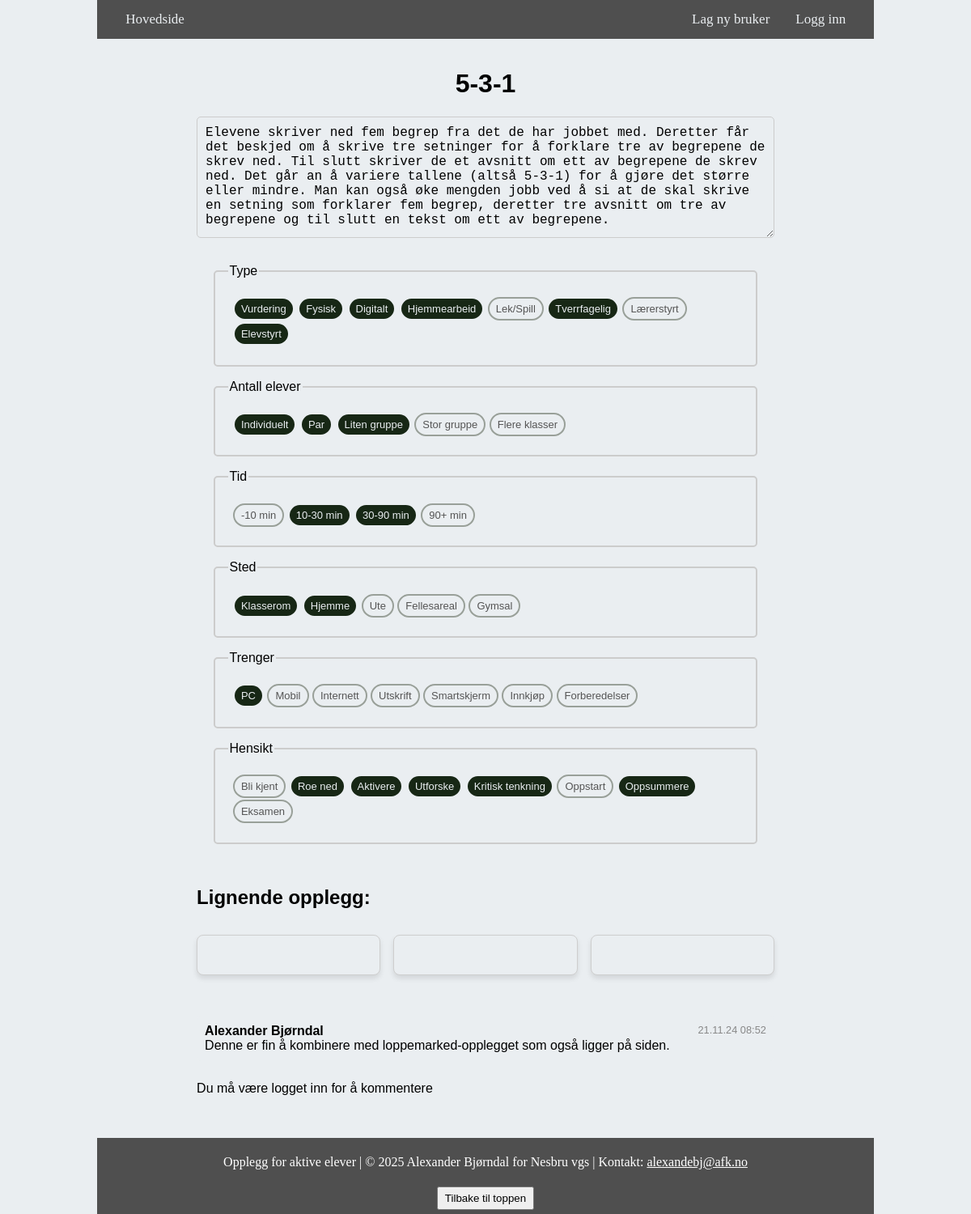
Before: /se-opplegg?opplegg_id=1 with the older database file.
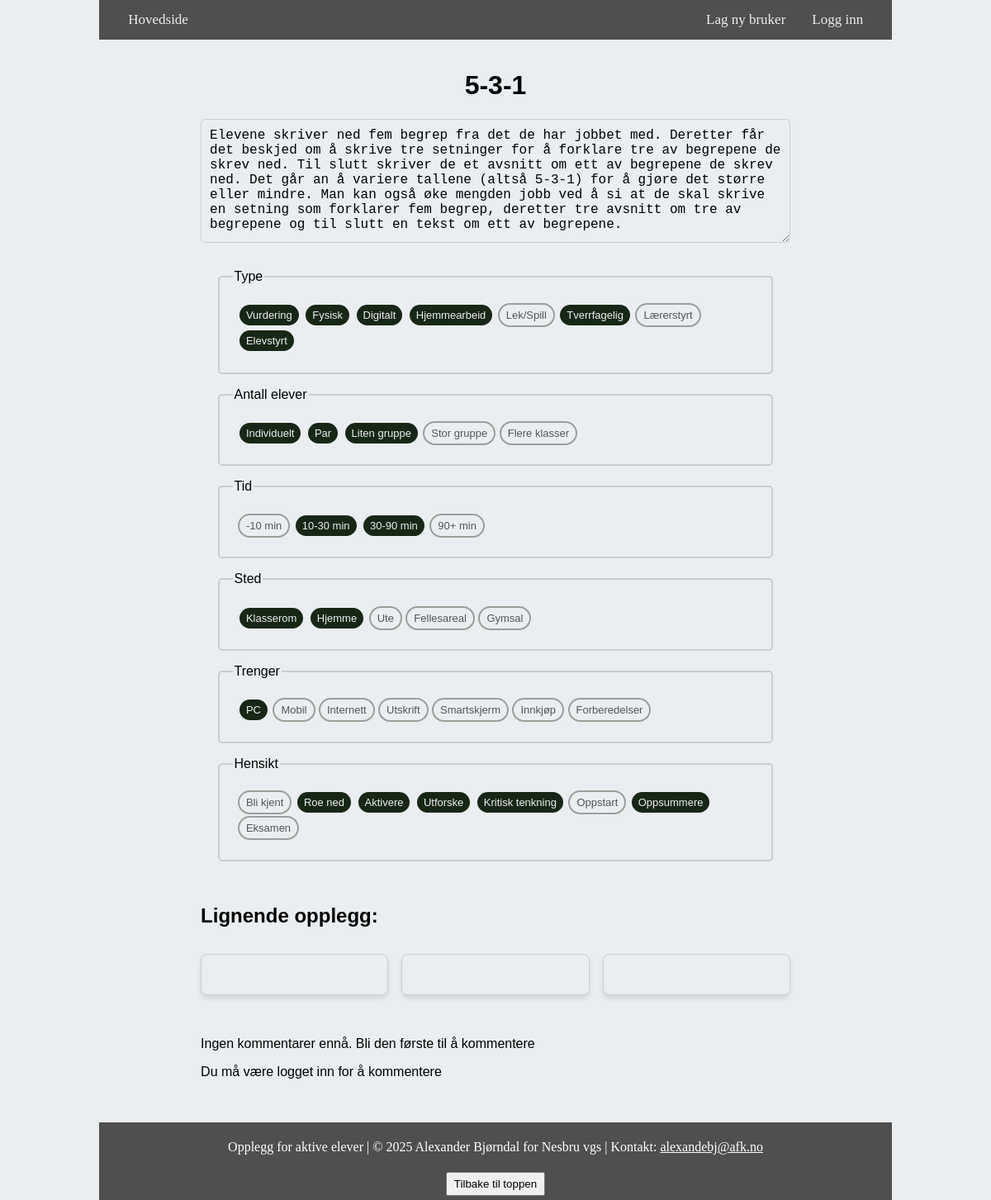
After: the same page with the newer database file.
### website/models.py (models this page shows, shortened)
class Opplegg(db.Model):
    __tablename__ = "opplegg"
    id = db.Column(db.Integer, primary_key=True)
    name = db.Column(db.String(1000))
    data = db.Column(db.String(10000))
    date = db.Column(db.DateTime(timezone=True), default=func.now())
    user_id = db.Column(db.Integer, db.ForeignKey('user.id'))
    traits = db.relationship('Trait', secondary=opplegg_traits, backref='opplegg')
    comments = db.relationship('Comment', back_populates='opplegg')

class Trait(db.Model):
    __tablename__ = 'trait'
    id = db.Column(db.Integer, primary_key=True)
    name = db.Column(db.String(100))
    klasse = db.Column(db.String(100))
    forklaring = db.Column(db.String(500))

class Comment(db.Model):
    __tablename__ = 'comments'
    id = db.Column(db.Integer, primary_key=True)
    opplegg_id = db.Column(db.Integer, db.ForeignKey('opplegg.id'), nullable=False)
    user_id = db.Column(db.Integer, db.ForeignKey('user.id'), nullable=False)
    content = db.Column(db.Text, nullable=False)
    created_at = db.Column(db.DateTime, default=datetime.utcnow)
    opplegg = db.relationship('Opplegg', back_populates='comments')
    user = db.relationship('User', back_populates='comments')

class User(db.Model, UserMixin):
    __tablename__ = 'user'
    id = db.Column(db.Integer, primary_key=True)
    email = db.Column(db.String(150), unique=True)
    password = db.Column(db.String(150))
    first_name = db.Column(db.String(150))
    role = db.Column(db.String(50), default='user')
    is_email_confirmed = db.Column(db.Boolean, default=False)
    opplegg = db.relationship('Opplegg')
    favorites = db.relationship('Opplegg', secondary=opplegg_user_favorites, backref='user_favorite')
    comments = db.relationship('Comment', back_populates='user')

### website/views.py (the view, shortened to what this page needs)
@views.route('/se-opplegg', methods=['GET', 'POST'])
def se_opplegg():
    opplegg_id = request.args.get('opplegg_id')  # Get the query parameter
    if not opplegg_id:
        return "Missing opplegg_id", 400  # Handle case where opplegg_id is not provided
    opplegg = Opplegg.query.get_or_404(opplegg_id)  # Get the opplegg details
    users = User.query.all()  # Get all users for displaying author info
    traits = Trait.query.all()  # Get all traits for classifying opplegg
    comments = Comment.query.filter_by(opplegg_id=opplegg_id).all()  # Get all comments for this opplegg
    user_list = []
    for u in users:
        user_list.append([u.id, u.first_name])
    klasse_groups = defaultdict(list)
    for trait in traits:
        klasse_groups[trait.klasse].append(trait)
    checked_trait_ids = {trait.id for trait in opplegg.traits}
    return render_template(
        'se_opplegg.html',
        opplegg=opplegg,
        user=current_user,
        klasse_groups=klasse_groups,
        checked_trait_ids=checked_trait_ids,
        comments=comments,  # Pass comments to the template
        user_list=user_list
    )

### website/templates/se_opplegg.html (shortened to what this page needs)
{% extends "base.html" %}{% block title %}{{ opplegg.name }}{% endblock %} {%
    block content %}
    <link rel="stylesheet" href="{{ url_for('static', filename='legg_inn_nytt_opplegg.css') }}" />
    <div id="opplegg_body">
      <div id="centerer">
        <h1 align="center">{{ opplegg.name }}</h1>
    <form method="POST">
    <textarea name="data" readonly>{{ opplegg.data }}</textarea>
    <ul class="ks-cboxtags">
        {% for klasse, traits in klasse_groups.items() %}
            <fieldset>
                <legend>{{ klasse }}</legend>
                <div class="container">
                    <ul class="ks-cboxtags">
                    {% for trait in traits %}
                        <li data-tooltip="{{ trait.forklaring }}">
                            <label for="checkbox{{ trait.id }}">{{ trait.name }}</label>
                        </li>
                    {% endfor %}
                    </ul>
                </div>
            </fieldset>
        {% endfor %}
    </ul>
  </form>
<br>
<h2>Lignende opplegg:</h2>
<div class="three-boxes-container">
  <div class="box">
  </div>
  <div class="box">
  </div>
  <div class="box">
  </div>
</div>
<div class="comments-section">
  {% if comments %}
    <div class="comments-list">
      {% for comment in comments %}
        <div class="comment-item">
          <p>
            <strong>{{ comment.user.first_name }}</strong>
            <span class="comment-date">{{ comment.created_at.strftime('%d.%m.%y %H:%M') }}</span>
        </p>
          <p>{{ comment.content }}</p>
        </div>
      {% endfor %}
    </div>
  {% else %}
    <p>Ingen kommentarer ennå. Bli den første til å kommentere</p>
  {% endif %}
  {% if current_user.is_authenticated %}
    <form method="POST" action="{{ url_for('views.se_opplegg', opplegg_id=opplegg.id) }}">
      <textarea name="content" rows="4" placeholder="Skriv kommentaren din her" required></textarea>
      <br>
      <div align="center">
      <button type="submit" class="button-style">Lagre kommentar</button>
    </div>
    </form>
  {% else %}
    <p>Du må være logget inn for å kommentere</p>
  {% endif %}
</div>
</div>
</div>
{% endblock %}

### website/templates/base.html (shortened to what this page needs)
<!DOCTYPE html>
<html>
  <head class="mainclass">
    <link href="https://cdnjs.cloudflare.com/ajax/libs/font-awesome/5.15.4/css/all.min.css" rel="stylesheet">
    <link rel="stylesheet" href="{{ url_for('static', filename='home.css') }}" />
  </head>
  <body class="mainclass">
    <nav class="navbar">
      <div class="navbar-nav">
        <div style="margin-left: 2%">
          {% if user.role == 'admin' %}
          <a class="nav-item nav-link" id="home" href="/">Hovedside</a>
          <a class="nav-item nav-link" id="add_opplegg" href="./add-opplegg"
            >Legg inn nytt opplegg</a
          >
          <a class="nav-item nav-link" id="users" href="./brukere">Brukere</a>
          <a
            class="nav-item nav-link"
            style="float: right; margin-right: 2%"
            id="logout"
            href="/logout"
          >
            Logg ut {{ user.first_name }}
          </a>
          {% else %}
          <a class="nav-item nav-link" id="home" href="/">Hovedside</a>
          <a class="nav-item nav-link" style="float: right; margin-right: 2%" id="login" href="/login">Logg inn</a>
          <a class="nav-item nav-link" style="float: right" id="signUp" href="/sign-up"
            >Lag ny bruker</a
          >
          {% endif %}
        </div>
      </div>
    </nav>
    <div class="container">{% block content %}{% endblock %}</div>
    <footer>
      <div class="footer-content">
        <p>
          Opplegg for aktive elever | &copy;
          <span id="current-year"></span> Alexander Bjørndal for Nesbru vgs |
          Kontakt: <span id="email1"></span>
        </p>
      </div>
      <button id="back-to-top" onclick="window.scrollTo(0, 0)">
        Tilbake til toppen
      </button>
    </footer>
  </body>
</html>

### website/static/home.css (style rules this page uses)
html, body { height: 100%; margin: 0; display: flex; flex-direction: column; background: #eaeef1; }
#opplegg_body { background: #eaeef1; width: 80%; display: grid; grid-template-columns: 1fr; grid-template-rows: 1fr; grid-column-gap: 0px; grid-row-gap: 0px; margin: 0 auto; }
textarea { outline: none; border-radius: 10px; background: #eaeef1; font-size: 14px; resize: none; overflow: auto; }
fieldset { border-radius: 10px; margin: 2%; border: 2px solid #cecece; background-color: #eaeef1; }
ul.ks-cboxtags li { display: inline; }
ul.ks-cboxtags li label { display: inline-block; background-color: #eaeef1; border: 2px solid #99a099; color: #555555; border-radius: 20px; white-space: nowrap; margin: 1px 0px; -webkit-user-select: none; -moz-user-select: none; -ms-user-select: none; user-select: none; -webkit-tap-highlight-color: transparent; transition: all 0.2s; padding: 5px 8px; font-size: 12px; cursor: pointer; }
ul.ks-cboxtags li label::before { display: inline-block; font-style: normal; font-variant: normal; text-rendering: auto; -webkit-font-smoothing: antialiased; font-family: "Font Awesome 5 Free"; font-weight: 900; font-size: 12px; padding: 2px 6px 2px 2px; transition: transform 0.2s ease-in-out; }
ul.ks-cboxtags li input[type="checkbox"]:checked + label::before { transition: transform 0.2s ease-in-out; }
.container { font-family: "Font Awesome 5 Free", Tahoma, Geneva, Verdana, sans-serif; flex: 1; display: grid; }
.container ul { margin: 0.4rem; padding: 0; list-style-type: none; }
.mainclass { margin-left: 10%; margin-right: 10%; }
.navbar-nav { background-color: #4f4f4f; overflow: hidden; }
.navbar-nav a { float: left; display: block; color: #eaeef1; text-align: center; padding: 14px 16px; text-decoration: none; font-size: 17px; }
li { position: relative; }
footer { background-color: #4f4f4f; color: #fff; text-align: center; padding: 5px 0; margin-top: 20px; }
#back-to-top { margin-top: 5px; padding: 5px 8px; cursor: pointer; }
.comments-section { margin-top: 50px; }
form textarea { width: 100%; padding: 10px; border-radius: 5px; border: 1px solid #ccc; resize: vertical; }

### website/static/legg_inn_nytt_opplegg.css (style rules this page uses)
ul.ks-cboxtags li { display: inline; }
ul.ks-cboxtags li label { display: inline-block; background-color: #eaeef1; border: 2px solid #99a099; color: #555555; border-radius: 20px; white-space: nowrap; margin: 1px 0px; -webkit-user-select: none; -moz-user-select: none; -ms-user-select: none; user-select: none; -webkit-tap-highlight-color: transparent; transition: all 0.2s; padding: 5px 8px; font-size: small; cursor: pointer; }
ul.ks-cboxtags li label::before { display: inline-block; font-style: normal; font-variant: normal; text-rendering: auto; -webkit-font-smoothing: antialiased; font-family: "Font Awesome 5 Free"; font-weight: 900; font-size: medium; padding: 2px 6px 2px 2px; transition: transform 0.2s ease-in-out; }
ul.ks-cboxtags li input[type="checkbox"]:checked + label::before { transition: transform 0.2s ease-in-out; }
.ks-cboxtags input[type="checkbox"]:checked + label { border: 2px solid #eaeef1; background-color: #172715; color: #eaeef1; }
#centerer { max-width: 800px; margin: 0 auto; padding: 1rem; }
fieldset { border: 2px solid #ccc; border-radius: 5px; margin-bottom: 1rem; padding: 1rem; }
input[type="text"], textarea, input[type="email"], input[type="password"] { width: 100%; padding: 10px; font-size: 16px; background-color: #eaeef1;; border-radius: 5px; border: 1px solid #ccc; margin-bottom: 15px; }
textarea { width: 100%; max-width: 100%; box-sizing: border-box; border-radius: 5px; border: 2px solid #ccc; resize: none; height: 150px; }
.ks-cboxtags { list-style-type: none; padding: 0; margin: 0; }
.ks-cboxtags label { display: inline-block; }
.three-boxes-container { display: flex; justify-content: space-between; gap: 1rem; margin-top: 2rem; }
.box { flex: 1; max-width: 30%; padding: 1rem; background-color: #eaeef1; border: 1px solid #cecece; border-radius: 8px; box-shadow: 0 4px 6px rgba(0, 0, 0, 0.1); text-align: center; transition: transform 0.2s ease, box-shadow 0.2s ease; }

Changed rows visible on the page:
removed Comment: user.first_name "Alexander Bjørndal", created_at "21.11.24 08:52", content "Denne er fin å kombinere med loppemarked-opplegget som også ligger på siden."
Other visible differences:
text now shown: "Ingen kommentarer ennå. Bli den første til å kommentere"
